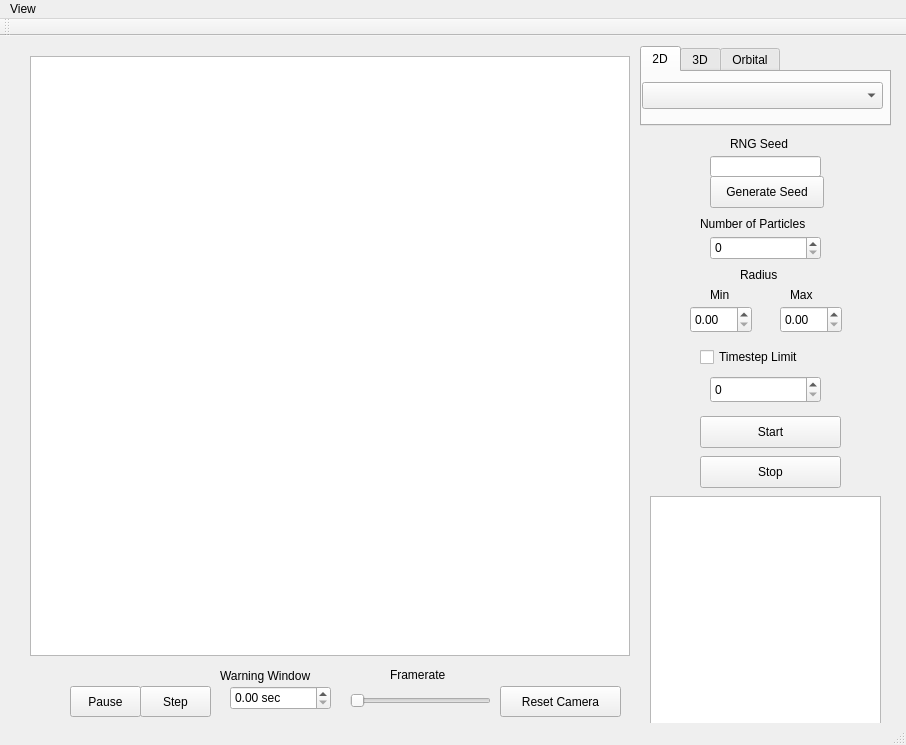
<?xml version="1.0" encoding="UTF-8"?>
<ui version="4.0">
 <class>CollisionSystem</class>
 <widget class="QMainWindow" name="CollisionSystem">
  <property name="geometry">
   <rect>
    <x>0</x>
    <y>0</y>
    <width>906</width>
    <height>745</height>
   </rect>
  </property>
  <property name="minimumSize">
   <size>
    <width>906</width>
    <height>745</height>
   </size>
  </property>
  <property name="windowTitle">
   <string>CollisionSystem</string>
  </property>
  <widget class="QWidget" name="centralWidget">
   <widget class="QPushButton" name="startButton">
    <property name="geometry">
     <rect>
      <x>700</x>
      <y>380</y>
      <width>141</width>
      <height>32</height>
     </rect>
    </property>
    <property name="text">
     <string>Start</string>
    </property>
   </widget>
   <widget class="QPushButton" name="stopButton">
    <property name="geometry">
     <rect>
      <x>700</x>
      <y>420</y>
      <width>141</width>
      <height>32</height>
     </rect>
    </property>
    <property name="focusPolicy">
     <enum>Qt::NoFocus</enum>
    </property>
    <property name="text">
     <string>Stop</string>
    </property>
   </widget>
   <widget class="QSpinBox" name="numParticlesInput">
    <property name="geometry">
     <rect>
      <x>710</x>
      <y>200</y>
      <width>111</width>
      <height>24</height>
     </rect>
    </property>
    <property name="suffix">
     <string/>
    </property>
   </widget>
   <widget class="QLabel" name="label">
    <property name="geometry">
     <rect>
      <x>700</x>
      <y>180</y>
      <width>141</width>
      <height>16</height>
     </rect>
    </property>
    <property name="text">
     <string>Number of Particles</string>
    </property>
   </widget>
   <widget class="QLineEdit" name="seedInput">
    <property name="geometry">
     <rect>
      <x>710</x>
      <y>120</y>
      <width>111</width>
      <height>21</height>
     </rect>
    </property>
   </widget>
   <widget class="QLabel" name="label_2">
    <property name="geometry">
     <rect>
      <x>730</x>
      <y>100</y>
      <width>71</width>
      <height>16</height>
     </rect>
    </property>
    <property name="text">
     <string>RNG Seed</string>
    </property>
   </widget>
   <widget class="QLabel" name="label_3">
    <property name="geometry">
     <rect>
      <x>220</x>
      <y>630</y>
      <width>121</width>
      <height>20</height>
     </rect>
    </property>
    <property name="text">
     <string>Warning Window</string>
    </property>
   </widget>
   <widget class="QDoubleSpinBox" name="lookaheadTimeInput">
    <property name="geometry">
     <rect>
      <x>230</x>
      <y>650</y>
      <width>101</width>
      <height>24</height>
     </rect>
    </property>
    <property name="focusPolicy">
     <enum>Qt::NoFocus</enum>
    </property>
    <property name="suffix">
     <string> sec</string>
    </property>
   </widget>
   <widget class="QPushButton" name="generateSeedButton">
    <property name="geometry">
     <rect>
      <x>710</x>
      <y>140</y>
      <width>114</width>
      <height>32</height>
     </rect>
    </property>
    <property name="acceptDrops">
     <bool>false</bool>
    </property>
    <property name="toolTip">
     <string notr="true"/>
    </property>
    <property name="styleSheet">
     <string notr="true"/>
    </property>
    <property name="text">
     <string>Generate Seed</string>
    </property>
   </widget>
   <widget class="QTextEdit" name="systemOutput">
    <property name="enabled">
     <bool>true</bool>
    </property>
    <property name="geometry">
     <rect>
      <x>650</x>
      <y>460</y>
      <width>231</width>
      <height>241</height>
     </rect>
    </property>
    <property name="focusPolicy">
     <enum>Qt::NoFocus</enum>
    </property>
    <property name="readOnly">
     <bool>true</bool>
    </property>
   </widget>
   <widget class="QLabel" name="label_5">
    <property name="geometry">
     <rect>
      <x>740</x>
      <y>230</y>
      <width>51</width>
      <height>17</height>
     </rect>
    </property>
    <property name="text">
     <string>Radius</string>
    </property>
   </widget>
   <widget class="QLabel" name="label_6">
    <property name="geometry">
     <rect>
      <x>710</x>
      <y>250</y>
      <width>31</width>
      <height>17</height>
     </rect>
    </property>
    <property name="text">
     <string>Min</string>
    </property>
   </widget>
   <widget class="QLabel" name="label_7">
    <property name="geometry">
     <rect>
      <x>790</x>
      <y>250</y>
      <width>31</width>
      <height>17</height>
     </rect>
    </property>
    <property name="text">
     <string>Max</string>
    </property>
   </widget>
   <widget class="QDoubleSpinBox" name="minRadiusBox">
    <property name="geometry">
     <rect>
      <x>690</x>
      <y>270</y>
      <width>62</width>
      <height>27</height>
     </rect>
    </property>
   </widget>
   <widget class="QDoubleSpinBox" name="maxRadiusBox">
    <property name="geometry">
     <rect>
      <x>780</x>
      <y>270</y>
      <width>62</width>
      <height>27</height>
     </rect>
    </property>
   </widget>
   <widget class="QPushButton" name="pauseButton">
    <property name="geometry">
     <rect>
      <x>70</x>
      <y>650</y>
      <width>71</width>
      <height>31</height>
     </rect>
    </property>
    <property name="focusPolicy">
     <enum>Qt::NoFocus</enum>
    </property>
    <property name="text">
     <string>Pause</string>
    </property>
   </widget>
   <widget class="QPushButton" name="stepButton">
    <property name="geometry">
     <rect>
      <x>140</x>
      <y>650</y>
      <width>71</width>
      <height>31</height>
     </rect>
    </property>
    <property name="focusPolicy">
     <enum>Qt::NoFocus</enum>
    </property>
    <property name="text">
     <string>Step</string>
    </property>
   </widget>
   <widget class="QCheckBox" name="timestepLimitCheckbox">
    <property name="geometry">
     <rect>
      <x>700</x>
      <y>310</y>
      <width>131</width>
      <height>22</height>
     </rect>
    </property>
    <property name="text">
     <string>Timestep Limit</string>
    </property>
   </widget>
   <widget class="QSpinBox" name="timestepLimitInput">
    <property name="geometry">
     <rect>
      <x>710</x>
      <y>340</y>
      <width>111</width>
      <height>27</height>
     </rect>
    </property>
    <property name="suffix">
     <string/>
    </property>
   </widget>
   <widget class="QTabWidget" name="dimensionSelector">
    <property name="geometry">
     <rect>
      <x>640</x>
      <y>10</y>
      <width>251</width>
      <height>80</height>
     </rect>
    </property>
    <property name="focusPolicy">
     <enum>Qt::NoFocus</enum>
    </property>
    <property name="currentIndex">
     <number>0</number>
    </property>
    <widget class="QWidget" name="tab2D">
     <property name="accessibleName">
      <string/>
     </property>
     <attribute name="title">
      <string>2D</string>
     </attribute>
     <widget class="QComboBox" name="algorithmSelector2D">
      <property name="geometry">
       <rect>
        <x>0</x>
        <y>10</y>
        <width>241</width>
        <height>27</height>
       </rect>
      </property>
      <property name="contextMenuPolicy">
       <enum>Qt::NoContextMenu</enum>
      </property>
     </widget>
    </widget>
    <widget class="QWidget" name="tab3D">
     <attribute name="title">
      <string>3D</string>
     </attribute>
     <widget class="QComboBox" name="algorithmSelector3D">
      <property name="geometry">
       <rect>
        <x>0</x>
        <y>10</y>
        <width>241</width>
        <height>27</height>
       </rect>
      </property>
      <property name="contextMenuPolicy">
       <enum>Qt::NoContextMenu</enum>
      </property>
     </widget>
    </widget>
    <widget class="QWidget" name="tabOrbital">
     <attribute name="title">
      <string>Orbital</string>
     </attribute>
     <widget class="QComboBox" name="algorithmSelectorOrbital">
      <property name="geometry">
       <rect>
        <x>0</x>
        <y>10</y>
        <width>241</width>
        <height>27</height>
       </rect>
      </property>
      <property name="contextMenuPolicy">
       <enum>Qt::NoContextMenu</enum>
      </property>
     </widget>
    </widget>
   </widget>
   <widget class="QSlider" name="framerateSlider">
    <property name="geometry">
     <rect>
      <x>350</x>
      <y>650</y>
      <width>141</width>
      <height>29</height>
     </rect>
    </property>
    <property name="focusPolicy">
     <enum>Qt::NoFocus</enum>
    </property>
    <property name="orientation">
     <enum>Qt::Horizontal</enum>
    </property>
   </widget>
   <widget class="QLabel" name="label_8">
    <property name="geometry">
     <rect>
      <x>390</x>
      <y>630</y>
      <width>71</width>
      <height>17</height>
     </rect>
    </property>
    <property name="text">
     <string>Framerate</string>
    </property>
   </widget>
   <widget class="QStackedWidget" name="stackedWidget">
    <property name="geometry">
     <rect>
      <x>30</x>
      <y>20</y>
      <width>600</width>
      <height>600</height>
     </rect>
    </property>
    <property name="currentIndex">
     <number>0</number>
    </property>
    <widget class="QWidget" name="page"/>
    <widget class="QWidget" name="page_2"/>
   </widget>
   <widget class="CollisionDisplay2D" name="collisionDisplay2D">
    <property name="geometry">
     <rect>
      <x>30</x>
      <y>20</y>
      <width>600</width>
      <height>600</height>
     </rect>
    </property>
    <property name="focusPolicy">
     <enum>Qt::NoFocus</enum>
    </property>
   </widget>
   <widget class="QPushButton" name="resetCameraButton">
    <property name="geometry">
     <rect>
      <x>500</x>
      <y>650</y>
      <width>121</width>
      <height>31</height>
     </rect>
    </property>
    <property name="focusPolicy">
     <enum>Qt::NoFocus</enum>
    </property>
    <property name="text">
     <string>Reset Camera</string>
    </property>
   </widget>
  </widget>
  <widget class="QMenuBar" name="menuBar">
   <property name="geometry">
    <rect>
     <x>0</x>
     <y>0</y>
     <width>906</width>
     <height>22</height>
    </rect>
   </property>
   <widget class="QMenu" name="menuView">
    <property name="title">
     <string>View</string>
    </property>
    <addaction name="displayTimestepViewable"/>
    <addaction name="algTimestepViewable"/>
    <addaction name="numCollisionsViewable"/>
    <addaction name="systemKEViewable"/>
    <addaction name="systemPEViewable"/>
    <addaction name="totalEnergyViewable"/>
    <addaction name="queueSizeViewable"/>
    <addaction name="startConditionsViewable"/>
   </widget>
   <addaction name="menuView"/>
  </widget>
  <widget class="QStatusBar" name="statusBar"/>
  <widget class="QToolBar" name="mainToolBar">
   <attribute name="toolBarArea">
    <enum>TopToolBarArea</enum>
   </attribute>
   <attribute name="toolBarBreak">
    <bool>false</bool>
   </attribute>
  </widget>
  <action name="displayTimestepViewable">
   <property name="checkable">
    <bool>true</bool>
   </property>
   <property name="checked">
    <bool>true</bool>
   </property>
   <property name="text">
    <string>Display Timestep</string>
   </property>
  </action>
  <action name="numCollisionsViewable">
   <property name="checkable">
    <bool>true</bool>
   </property>
   <property name="checked">
    <bool>true</bool>
   </property>
   <property name="text">
    <string>Number of collisions</string>
   </property>
  </action>
  <action name="systemKEViewable">
   <property name="checkable">
    <bool>true</bool>
   </property>
   <property name="text">
    <string>System KE</string>
   </property>
  </action>
  <action name="systemPEViewable">
   <property name="checkable">
    <bool>true</bool>
   </property>
   <property name="text">
    <string>System PE</string>
   </property>
  </action>
  <action name="startConditionsViewable">
   <property name="checkable">
    <bool>true</bool>
   </property>
   <property name="text">
    <string>Start Conditions</string>
   </property>
  </action>
  <action name="queueSizeViewable">
   <property name="checkable">
    <bool>true</bool>
   </property>
   <property name="checked">
    <bool>true</bool>
   </property>
   <property name="text">
    <string>Queue Size</string>
   </property>
  </action>
  <action name="totalEnergyViewable">
   <property name="checkable">
    <bool>true</bool>
   </property>
   <property name="text">
    <string>Total Energy</string>
   </property>
  </action>
  <action name="algTimestepViewable">
   <property name="checkable">
    <bool>true</bool>
   </property>
   <property name="checked">
    <bool>true</bool>
   </property>
   <property name="text">
    <string>Algorithm Timestep</string>
   </property>
  </action>
 </widget>
 <layoutdefault spacing="6" margin="11"/>
 <customwidgets>
  <customwidget>
   <class>CollisionDisplay2D</class>
   <extends>QGraphicsView</extends>
   <header>collisiondisplay2d.h</header>
  </customwidget>
 </customwidgets>
 <tabstops>
  <tabstop>algorithmSelector2D</tabstop>
  <tabstop>algorithmSelector3D</tabstop>
  <tabstop>seedInput</tabstop>
  <tabstop>generateSeedButton</tabstop>
  <tabstop>numParticlesInput</tabstop>
  <tabstop>minRadiusBox</tabstop>
  <tabstop>maxRadiusBox</tabstop>
  <tabstop>timestepLimitCheckbox</tabstop>
  <tabstop>timestepLimitInput</tabstop>
  <tabstop>startButton</tabstop>
  <tabstop>stopButton</tabstop>
  <tabstop>framerateSlider</tabstop>
  <tabstop>resetCameraButton</tabstop>
  <tabstop>stepButton</tabstop>
  <tabstop>pauseButton</tabstop>
  <tabstop>lookaheadTimeInput</tabstop>
 </tabstops>
 <resources/>
 <connections/>
</ui>
